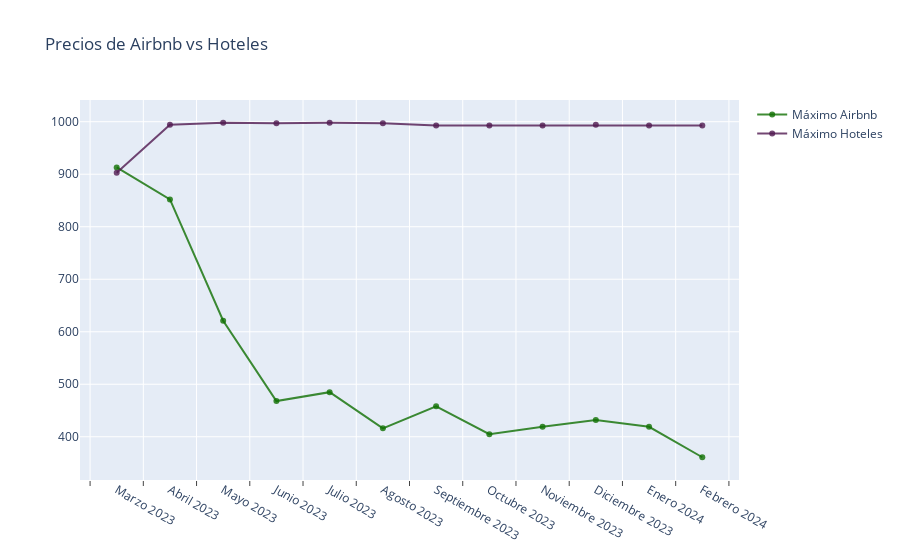

The code cell stored with this chart in its notebook:
### Code cell
trace1 = go.Scatter(
                    x = df_airbnb.columns,
                    y = airbnb_max,
                    name = 'Máximo Airbnb',
                    mode= 'lines+markers',
                    marker = dict(color = 'rgba(16, 112, 2, 0.8)'),
                    text = "max airbnb")

trace2 = go.Scatter(
                    x = df_hotel.columns,
                    y = hotel_max,
                    name = 'Máximo Hoteles',
                    mode= 'lines+markers',
                    marker = dict(color = 'rgba(80, 26, 80, 0.8)'),
                    text ="max hotel")

data = [trace1, trace2]

layout = dict(title = 'Precios de Airbnb vs Hoteles',
             xaxis= dict(ticklen=5, ticks="outside", tickson="boundaries",), 
           )

fig = go.Figure(data = data, layout=layout)

iplot(fig)

### Figure 1 — Plotly figure (JSON) as saved in the notebook; plotly's stock layout.template omitted (floating-point values rounded to 4 significant figures)
{"data": [{"marker": {"color": "rgba(16, 112, 2, 0.8)"}, "mode": "lines+markers", "name": "Máximo Airbnb", "text": "max airbnb", "type": "scatter", "x": ["Marzo 2023", "Abril 2023", "Mayo 2023", "Junio 2023", "Julio 2023", "Agosto 2023", "Septiembre 2023", "Octubre 2023", "Noviembre 2023", "Diciembre 2023", "Enero 2024", "Febrero 2024"], "y": [913, 852, 621, 468, 485, 416, 458, 405, 419, 432, 419, 361]}, {"marker": {"color": "rgba(80, 26, 80, 0.8)"}, "mode": "lines+markers", "name": "Máximo Hoteles", "text": "max hotel", "type": "scatter", "x": ["Marzo 2023", "Abril 2023", "Mayo 2023", "Junio 2023", "Julio 2023", "Agosto 2023", "Septiembre 2023", "Octubre 2023", "Noviembre 2023", "Diciembre 2023", "Enero 2024", "Febrero 2024"], "y": [903, 994, 998, 997, 998, 997, 993, 993, 993, 994, 993, 993]}], "layout": {"title": {"text": "Precios de Airbnb vs Hoteles"}, "xaxis": {"ticklen": 5, "ticks": "outside", "tickson": "boundaries"}}}
